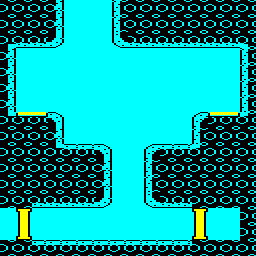

A level layout from a 2D game, rendered from its tile map. Below: a short description, then the map file with its tile-grid data intact:
An orthogonal 16x16 tile map with 16x16 px tiles, 1 tile layer (Tile Layer 1) and 8 objects (2x barrier, 2x pad, 2x edge_exit, sentry).

<map version="1.8" tiledversion="1.8.2" orientation="orthogonal" renderorder="right-down" width="16" height="16" tilewidth="16" tileheight="16" infinite="0" backgroundcolor="#00ffff" nextlayerid="4" nextobjectid="18">
 <tileset firstgid="1" source="../../tiled/porthole.tsx" />
 <layer id="1" name="Tile Layer 1" width="16" height="16">
  <data encoding="csv">
54,54,54,34,1,1,1,36,54,54,54,54,54,54,54,54,
54,54,54,34,1,1,1,36,54,54,54,54,54,54,54,54,
44,35,35,40,1,1,1,39,35,35,35,35,35,35,35,43,
34,1,1,1,1,1,1,1,1,1,1,1,1,1,1,36,
34,1,1,1,1,1,1,1,1,1,1,1,1,1,1,36,
34,1,1,1,1,1,1,1,1,1,1,1,1,1,1,36,
34,1,1,1,1,1,1,1,1,1,1,1,1,1,1,36,
41,50,51,37,1,1,1,1,1,1,1,1,38,50,51,42,
54,54,54,34,1,1,1,1,1,1,1,1,36,54,54,54,
54,54,54,41,33,33,37,1,1,38,33,33,42,54,54,54,
54,54,54,54,54,54,34,1,1,36,54,54,54,54,54,54,
54,54,54,54,54,54,34,1,1,36,54,54,54,54,54,54,
54,54,35,35,35,35,40,1,1,39,35,35,54,54,54,54,
1,55,1,1,1,1,1,1,1,1,1,1,55,1,1,54,
1,57,1,1,1,1,1,1,1,1,1,1,57,1,1,54,
54,54,33,33,33,33,33,33,33,33,33,33,54,54,54,54
</data>
 </layer>
 <objectgroup id="2" name="objects">
  <object id="11" name="barrier_3" type="barrier" x="192" y="208" width="16" height="32">
   <properties>
    <property name="channel" value="3" />
    <property name="id" value="barrier_3" />
   </properties>
  </object>
  <object id="12" name="barrier_2" type="barrier" x="16" y="208" width="16" height="32">
   <properties>
    <property name="channel" value="2" />
    <property name="id" value="barrier_2" />
   </properties>
  </object>
  <object id="14" name="pad_2" type="pad" x="208" y="112" width="32" height="16">
   <properties>
    <property name="channel" value="2" />
    <property name="id" value="pad_2" />
   </properties>
  </object>
  <object id="15" name="pad_3" type="pad" x="16" y="112" width="32" height="16">
   <properties>
    <property name="channel" value="3" />
    <property name="id" value="pad_3" />
   </properties>
  </object>
  <object id="16" name="sentry_7" type="sentry" x="208" y="224">
   <properties>
    <property name="dir" value="left" />
    <property name="id" value="sentry_7" />
   </properties>
   <point />
  </object>
 </objectgroup>
 <objectgroup id="3" name="meta">
  <object id="9" name="edge_exit_09" type="edge_exit" x="64" y="0" width="48" height="16">
   <properties>
    <property name="id" value="edge_exit_09" />
    <property name="to" value="room03" />
   </properties>
  </object>
  <object id="10" name="edge_exit_10" type="edge_exit" x="0" y="208" width="16" height="32">
   <properties>
    <property name="id" value="edge_exit_10" />
    <property name="to" value="room05" />
   </properties>
  </object>
  <object id="17" x="32" y="224" width="176" height="16" />
 </objectgroup>
</map>
